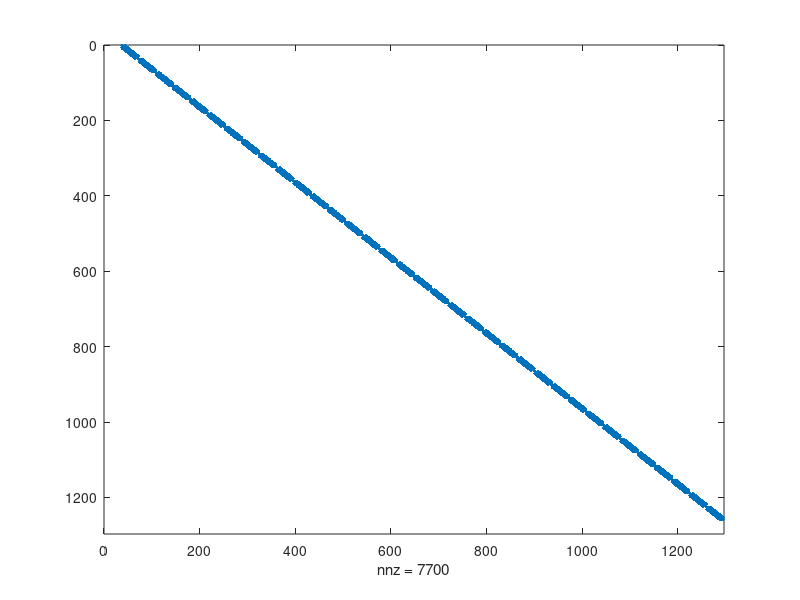

This chart was generated by the following MATLAB code:
clear
close all

P_tr_thresh = 0.4;

%build adjacency matrix
%square grid, connected right and down
s =6;
V = s^2;
i_vals = [];
j_vals = [];

for i = 1:V    %letter
   if (mod(i,s) >0) %if it isn't on the right edge of grid 
    j_vals(end+1) = i; %add node to right
    i_vals(end+1) = i+1;
   end

   if (mod(i, s) ~=1) %if node isn't on the left edge of grid
    j_vals(end+1) = i; %add node to left
    i_vals(end+1) = i-1;
   end
   
   if (i> s) %if vertex isn't on top of grid
    j_vals(end+1) = i ;   %add next node up
    i_vals(end+1) = i - s;
       if (mod(i,s) >0) %if it isn't on the right edge of grid 
        j_vals(end+1) = i; %add node to diagonal right
        i_vals(end+1) = i+1 - s;
       end

       if (mod(i, s) ~=1) %if node isn't on the left edge of grid
        j_vals(end+1) = i; %add node to diagonal left
        i_vals(end+1) = i-1 -s;
       end
   end
   
   if (i<=(V- s))   %if vertex isn't on bottom of grid
    j_vals(end+1) = i ;  %add next node down
    i_vals(end+1) = i+s ;
       if (mod(i,s) >0) %if it isn't on the right edge of grid 
        j_vals(end+1) = i; %add node to diagonal right
        i_vals(end+1) = i+1+ s;
       end

       if (mod(i, s) ~=1) %if node isn't on the left edge of grid
        j_vals(end+1) = i; %add node to diagonal left
        i_vals(end+1) = i-1+s;
       end
    
   end

      
end

minimum = 0.9;
maximum = 1.0;
% vals = ones(length(i_vals),1);
vals = 10*abs(randn(length(i_vals), 1));  %generate random costs
% adj = sparse(i_vals, j_vals, vals, V^2, V^2);
a= sparse(i_vals, j_vals, vals);
adj = sparse(V^2, V^2);
for i=1:V-1
   adj((i-1)*V+1:(i-1)*V+V, i*V+1:i*V+V) = a;
end


% adj = adj*10*abs(randn(size(adj)));
spy(adj)